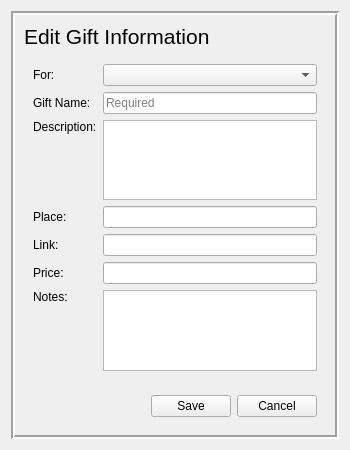
<?xml version="1.0" encoding="UTF-8"?>
<ui version="4.0">
 <class>EditGift</class>
 <widget class="QWidget" name="EditGift">
  <property name="geometry">
   <rect>
    <x>0</x>
    <y>0</y>
    <width>350</width>
    <height>450</height>
   </rect>
  </property>
  <property name="windowTitle">
   <string>Edit Gift</string>
  </property>
  <layout class="QGridLayout" name="gridLayout_6">
   <item row="0" column="0">
    <widget class="QFrame" name="frame">
     <property name="frameShape">
      <enum>QFrame::Box</enum>
     </property>
     <property name="frameShadow">
      <enum>QFrame::Sunken</enum>
     </property>
     <property name="lineWidth">
      <number>2</number>
     </property>
     <layout class="QGridLayout" name="gridLayout_2">
      <item row="1" column="0">
       <widget class="QWidget" name="widget" native="true">
        <layout class="QGridLayout" name="gridLayout_5">
         <item row="1" column="0">
          <widget class="QLabel" name="label">
           <property name="text">
            <string>Gift Name:</string>
           </property>
          </widget>
         </item>
         <item row="2" column="0">
          <widget class="QLabel" name="label_10">
           <property name="text">
            <string>Description:</string>
           </property>
           <property name="alignment">
            <set>Qt::AlignLeading|Qt::AlignLeft|Qt::AlignTop</set>
           </property>
          </widget>
         </item>
         <item row="1" column="1">
          <widget class="QLineEdit" name="editGiftName">
           <property name="placeholderText">
            <string>Required</string>
           </property>
          </widget>
         </item>
         <item row="3" column="1">
          <widget class="QLineEdit" name="editPlace"/>
         </item>
         <item row="2" column="1">
          <widget class="QTextEdit" name="editDescription"/>
         </item>
         <item row="6" column="0">
          <widget class="QLabel" name="label_14">
           <property name="text">
            <string>Notes:</string>
           </property>
           <property name="alignment">
            <set>Qt::AlignLeading|Qt::AlignLeft|Qt::AlignTop</set>
           </property>
          </widget>
         </item>
         <item row="4" column="0">
          <widget class="QLabel" name="label_12">
           <property name="text">
            <string>Link:</string>
           </property>
          </widget>
         </item>
         <item row="3" column="0">
          <widget class="QLabel" name="label_11">
           <property name="text">
            <string>Place:</string>
           </property>
          </widget>
         </item>
         <item row="4" column="1">
          <widget class="QLineEdit" name="editLink"/>
         </item>
         <item row="5" column="0">
          <widget class="QLabel" name="label_13">
           <property name="text">
            <string>Price:</string>
           </property>
          </widget>
         </item>
         <item row="6" column="1">
          <widget class="QTextEdit" name="editGiftNotes"/>
         </item>
         <item row="5" column="1">
          <widget class="QLineEdit" name="editPrice"/>
         </item>
         <item row="0" column="0">
          <widget class="QLabel" name="label_2">
           <property name="text">
            <string>For:</string>
           </property>
          </widget>
         </item>
         <item row="0" column="1">
          <widget class="QComboBox" name="editPersonComboBox">
           <property name="placeholderText">
            <string>Select person...</string>
           </property>
          </widget>
         </item>
        </layout>
       </widget>
      </item>
      <item row="0" column="0">
       <widget class="QLabel" name="label_15">
        <property name="font">
         <font>
          <pointsize>16</pointsize>
         </font>
        </property>
        <property name="text">
         <string>Edit Gift Information</string>
        </property>
       </widget>
      </item>
      <item row="2" column="0">
       <widget class="QWidget" name="widget_4" native="true">
        <layout class="QGridLayout" name="gridLayout_7">
         <item row="0" column="1">
          <widget class="QPushButton" name="editGiftSaveButton">
           <property name="text">
            <string>Save</string>
           </property>
          </widget>
         </item>
         <item row="0" column="2">
          <widget class="QPushButton" name="editGiftCancelButton">
           <property name="text">
            <string>Cancel</string>
           </property>
          </widget>
         </item>
         <item row="0" column="0">
          <spacer name="horizontalSpacer_2">
           <property name="orientation">
            <enum>Qt::Horizontal</enum>
           </property>
           <property name="sizeHint" stdset="0">
            <size>
             <width>40</width>
             <height>20</height>
            </size>
           </property>
          </spacer>
         </item>
        </layout>
       </widget>
      </item>
     </layout>
    </widget>
   </item>
  </layout>
 </widget>
 <resources/>
 <connections/>
</ui>
